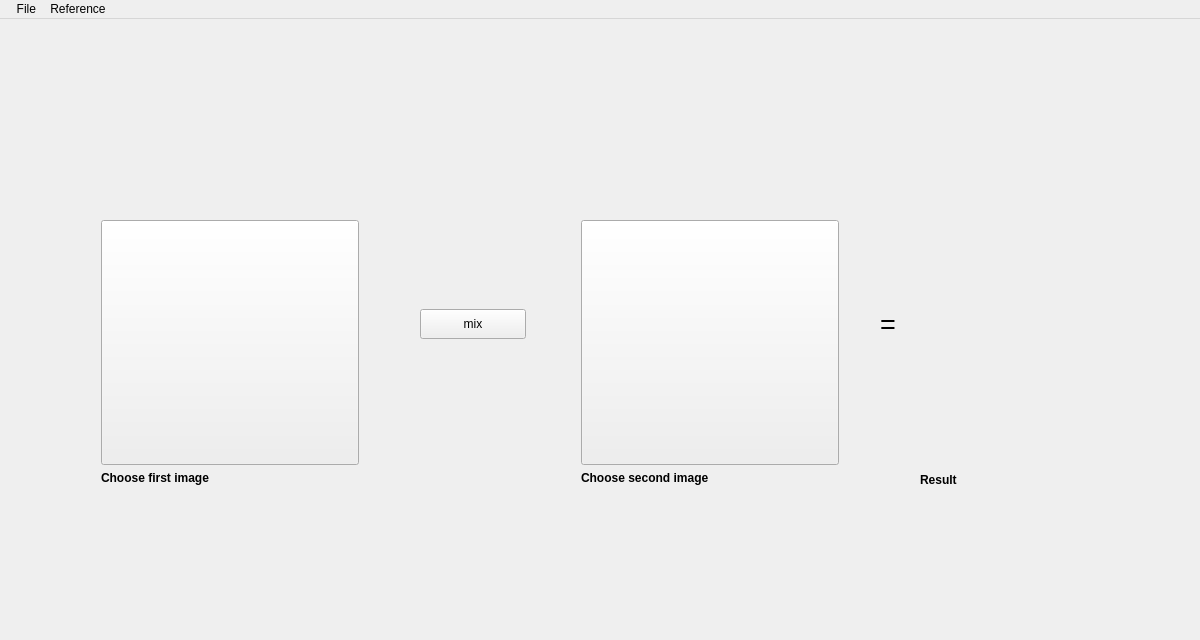
<?xml version="1.0" encoding="UTF-8"?>
<ui version="4.0">
 <class>MixImages</class>
 <widget class="QMainWindow" name="MixImages">
  <property name="geometry">
   <rect>
    <x>0</x>
    <y>0</y>
    <width>1200</width>
    <height>640</height>
   </rect>
  </property>
  <property name="windowTitle">
   <string>MixImages</string>
  </property>
  <property name="styleSheet">
   <string notr="true"/>
  </property>
  <widget class="QWidget" name="centralWidget">
   <widget class="QPushButton" name="mixButton">
    <property name="geometry">
     <rect>
      <x>420</x>
      <y>290</y>
      <width>106</width>
      <height>30</height>
     </rect>
    </property>
    <property name="text">
     <string>mix</string>
    </property>
   </widget>
   <widget class="QLabel" name="equal">
    <property name="geometry">
     <rect>
      <x>880</x>
      <y>290</y>
      <width>21</width>
      <height>31</height>
     </rect>
    </property>
    <property name="font">
     <font>
      <pointsize>20</pointsize>
     </font>
    </property>
    <property name="text">
     <string>=</string>
    </property>
   </widget>
   <widget class="QLabel" name="resultLabel">
    <property name="geometry">
     <rect>
      <x>920</x>
      <y>190</y>
      <width>270</width>
      <height>250</height>
     </rect>
    </property>
    <property name="autoFillBackground">
     <bool>true</bool>
    </property>
    <property name="text">
     <string/>
    </property>
   </widget>
   <widget class="QLabel" name="label_3">
    <property name="geometry">
     <rect>
      <x>920</x>
      <y>450</y>
      <width>80</width>
      <height>21</height>
     </rect>
    </property>
    <property name="font">
     <font>
      <weight>75</weight>
      <bold>true</bold>
     </font>
    </property>
    <property name="text">
     <string>Result</string>
    </property>
   </widget>
   <widget class="QWidget" name="">
    <property name="geometry">
     <rect>
      <x>90</x>
      <y>190</y>
      <width>280</width>
      <height>287</height>
     </rect>
    </property>
    <layout class="QVBoxLayout" name="verticalLayout">
     <item>
      <widget class="QToolButton" name="firstImage">
       <property name="mouseTracking">
        <bool>false</bool>
       </property>
       <property name="tabletTracking">
        <bool>false</bool>
       </property>
       <property name="styleSheet">
        <string notr="true"/>
       </property>
       <property name="text">
        <string/>
       </property>
       <property name="iconSize">
        <size>
         <width>270</width>
         <height>250</height>
        </size>
       </property>
      </widget>
     </item>
     <item>
      <widget class="QLabel" name="label">
       <property name="font">
        <font>
         <weight>75</weight>
         <bold>true</bold>
        </font>
       </property>
       <property name="text">
        <string>Choose first image</string>
       </property>
      </widget>
     </item>
    </layout>
   </widget>
   <widget class="QWidget" name="">
    <property name="geometry">
     <rect>
      <x>570</x>
      <y>190</y>
      <width>280</width>
      <height>287</height>
     </rect>
    </property>
    <layout class="QVBoxLayout" name="verticalLayout_2">
     <item>
      <widget class="QToolButton" name="secondImage">
       <property name="text">
        <string/>
       </property>
       <property name="iconSize">
        <size>
         <width>270</width>
         <height>250</height>
        </size>
       </property>
      </widget>
     </item>
     <item>
      <widget class="QLabel" name="label_2">
       <property name="font">
        <font>
         <weight>75</weight>
         <bold>true</bold>
        </font>
       </property>
       <property name="text">
        <string>Choose second image</string>
       </property>
      </widget>
     </item>
    </layout>
   </widget>
  </widget>
  <widget class="QMenuBar" name="menuBar">
   <property name="geometry">
    <rect>
     <x>0</x>
     <y>0</y>
     <width>1200</width>
     <height>26</height>
    </rect>
   </property>
   <widget class="QMenu" name="menu_File">
    <property name="title">
     <string>  File</string>
    </property>
    <addaction name="actionSave"/>
   </widget>
   <widget class="QMenu" name="menuAbout">
    <property name="title">
     <string>Reference</string>
    </property>
    <addaction name="actionAbout_the_program"/>
   </widget>
   <addaction name="menu_File"/>
   <addaction name="menuAbout"/>
  </widget>
  <action name="actionSave">
   <property name="text">
    <string>Save</string>
   </property>
  </action>
  <action name="actionAbout_the_program">
   <property name="text">
    <string>About the program</string>
   </property>
  </action>
 </widget>
 <layoutdefault spacing="6" margin="11"/>
 <resources/>
 <connections/>
</ui>
